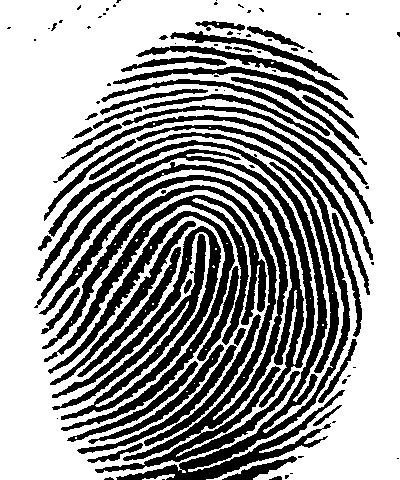
#> input picture empreinte1_bis.png, 400 x 480 px
$ python -i ssim.py   (imports and definitions only)   (older library calls are emulated)
#> lines starting #> are read from the running program, lines starting #| are printed output that depends on the picture; after the words box and inside, x2 and y2 are one past the last pixel; in counts of white or black regions, pixels touching at a corner belong together
import os
import numpy as np
import matplotlib.pyplot as plt
from skimage.metrics import structural_similarity as compare_ssim
from PIL import Image, ImageEnhance, ImageOps, ImageFilter


# 1 PRETRAITEMENT
def preprocess(image_path: str) -> np.ndarray:

    # Charger image
#> called with image_path = 'empreinte1_bis.png'
    image = Image.open(image_path)
#> image is the input picture: PIL image 400x480 RGBA; mean R, G, B, A 158.1, 158.1, 158.1, 255

    # Conversion en niveaux de gris
    image = image.convert("L")
#> image: PIL image 400x480 L; 62% white; 97 black regions (48 under 20 px), largest, box (x1, y1, x2, y2) and area: (39, 175, 300, 473) 10938, (48, 132, 350, 480) 10091, (34, 149, 315, 408) 7426

    # Redimensionnement
    image = image.resize((300, 300))
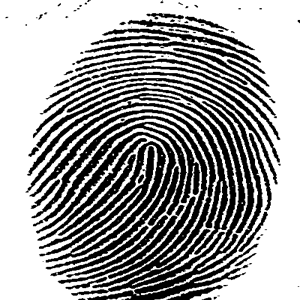
#> image: PIL image 300x300 L; min 0, max 255, mean 158.2

    #  Egalisation histogramme
    image = ImageOps.equalize(image)
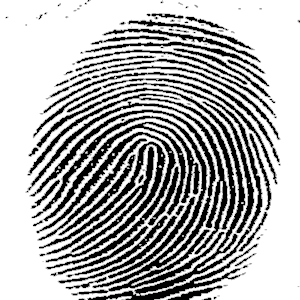
#> image: PIL image 300x300 L; min 0, max 255, mean 174.1

    #  Amélioration du contraste
    enhancer = ImageEnhance.Contrast(image)
    image = enhancer.enhance(2.0)
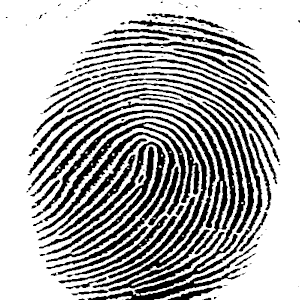
#> image: PIL image 300x300 L; min 0, max 255, mean 175.6

    #  Binarisation
    image = image.point(lambda x: 255 if x > 128 else 0)
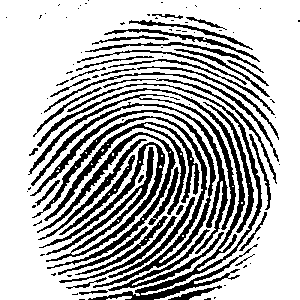
#> image: PIL image 300x300 L; 70.3% white; 104 black regions (59 under 20 px), largest, box (x1, y1, x2, y2) and area: (37, 83, 262, 300) 3741, (30, 110, 216, 288) 3198, (39, 142, 165, 262) 2551

    # Extraction des contours
    image = image.filter(ImageFilter.FIND_EDGES)
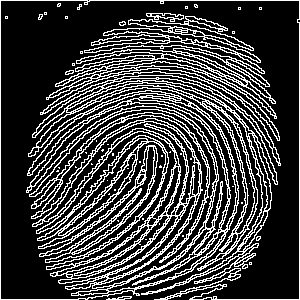
#> image: PIL image 300x300 L; 24.6% white in thin lines or dots

    return np.array(image)

# 2 calcul de similatrité
def compute_similarity(img1_path: str, img2_path: str):

    img1 = preprocess(img1_path)
    img2 = preprocess(img2_path)

    similarity = compare_ssim(img1, img2, data_range=255)

    return similarity, img1, img2

>>> result = preprocess('empreinte1_bis.png')

$ run again, on empreinte2.png
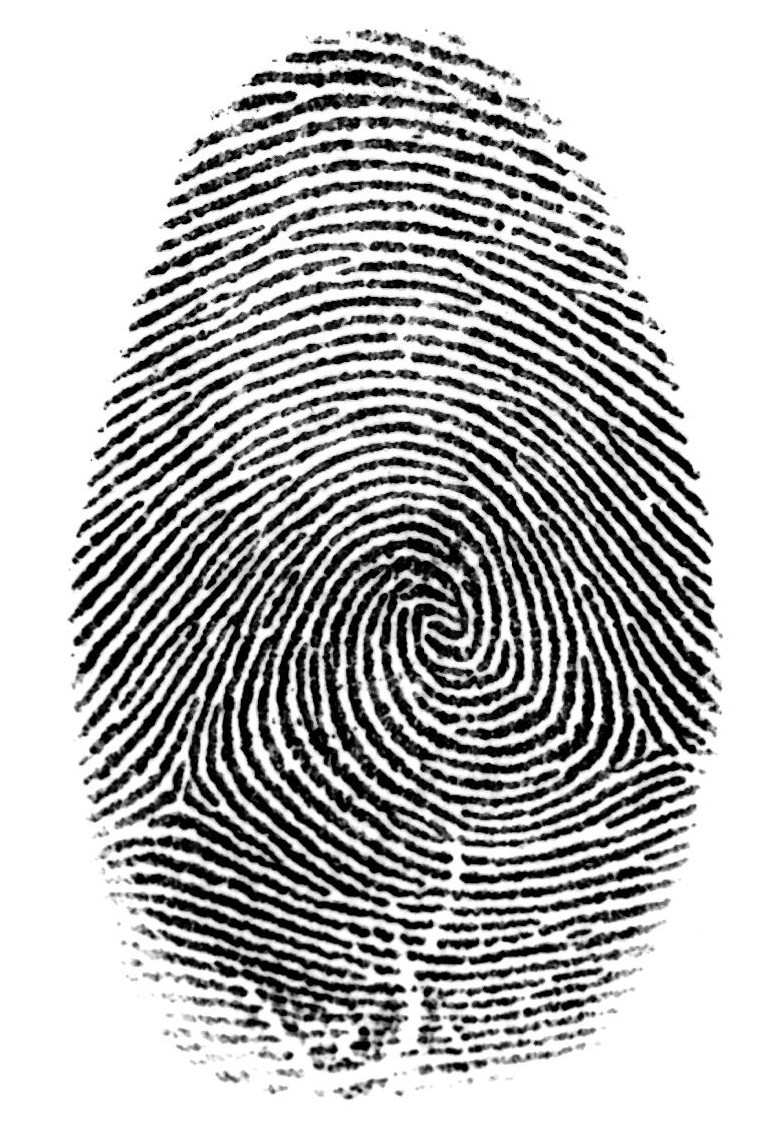
#> input picture empreinte2.png, 784 x 1133 px
#> in preprocess, image is the input picture: PIL image 784x1133 L; min 0, max 255, mean 184.2
#> in preprocess, `image = image.point(lambda x: 255 if x > 128 else 0)`:
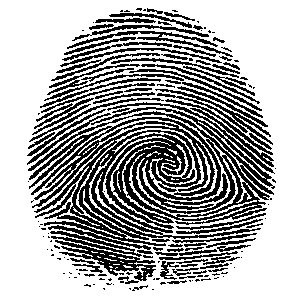
#> image: PIL image 300x300 L; 66.3% white; 158 black regions (80 under 20 px), largest, box (x1, y1, x2, y2) and area: (28, 99, 275, 281) 18048, (155, 89, 273, 145) 745, (67, 31, 233, 57) 688
#> in preprocess, `image = image.filter(ImageFilter.FIND_EDGES)`:
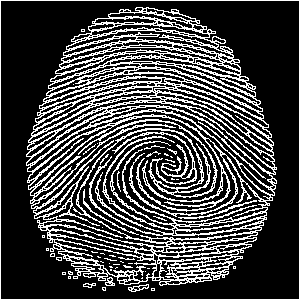
#> image: PIL image 300x300 L; 26.7% white in thin lines or dots
